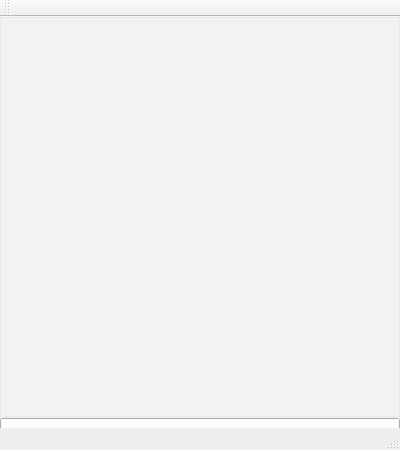
<?xml version="1.0" encoding="UTF-8"?>
<ui version="4.0">
 <class>MainWindow</class>
 <widget class="QMainWindow" name="MainWindow">
  <property name="enabled">
   <bool>true</bool>
  </property>
  <property name="geometry">
   <rect>
    <x>0</x>
    <y>0</y>
    <width>400</width>
    <height>450</height>
   </rect>
  </property>
  <property name="windowTitle">
   <string>二维码扫描</string>
  </property>
  <property name="statusTip">
   <string/>
  </property>
  <property name="styleSheet">
   <string notr="true"/>
  </property>
  <property name="animated">
   <bool>true</bool>
  </property>
  <widget class="QWidget" name="centralWidget">
   <property name="enabled">
    <bool>true</bool>
   </property>
   <property name="mouseTracking">
    <bool>false</bool>
   </property>
   <property name="styleSheet">
    <string notr="true"/>
   </property>
   <widget class="QTextEdit" name="scanArea">
    <property name="enabled">
     <bool>false</bool>
    </property>
    <property name="geometry">
     <rect>
      <x>0</x>
      <y>0</y>
      <width>400</width>
      <height>400</height>
     </rect>
    </property>
    <property name="styleSheet">
     <string notr="true">background: rgba(255,255,255,51);</string>
    </property>
   </widget>
   <widget class="QPushButton" name="startScan">
    <property name="geometry">
     <rect>
      <x>0</x>
      <y>401</y>
      <width>400</width>
      <height>50</height>
     </rect>
    </property>
    <property name="text">
     <string>开始扫描</string>
    </property>
   </widget>
  </widget>
  <widget class="QMenuBar" name="menuBar">
   <property name="enabled">
    <bool>true</bool>
   </property>
   <property name="geometry">
    <rect>
     <x>0</x>
     <y>0</y>
     <width>400</width>
     <height>22</height>
    </rect>
   </property>
   <property name="nativeMenuBar">
    <bool>true</bool>
   </property>
  </widget>
  <widget class="QToolBar" name="mainToolBar">
   <property name="enabled">
    <bool>true</bool>
   </property>
   <attribute name="toolBarArea">
    <enum>TopToolBarArea</enum>
   </attribute>
   <attribute name="toolBarBreak">
    <bool>false</bool>
   </attribute>
  </widget>
  <widget class="QStatusBar" name="statusBar">
   <property name="enabled">
    <bool>true</bool>
   </property>
   <property name="sizeGripEnabled">
    <bool>true</bool>
   </property>
  </widget>
 </widget>
 <layoutdefault spacing="6" margin="11"/>
 <resources/>
 <connections/>
</ui>
